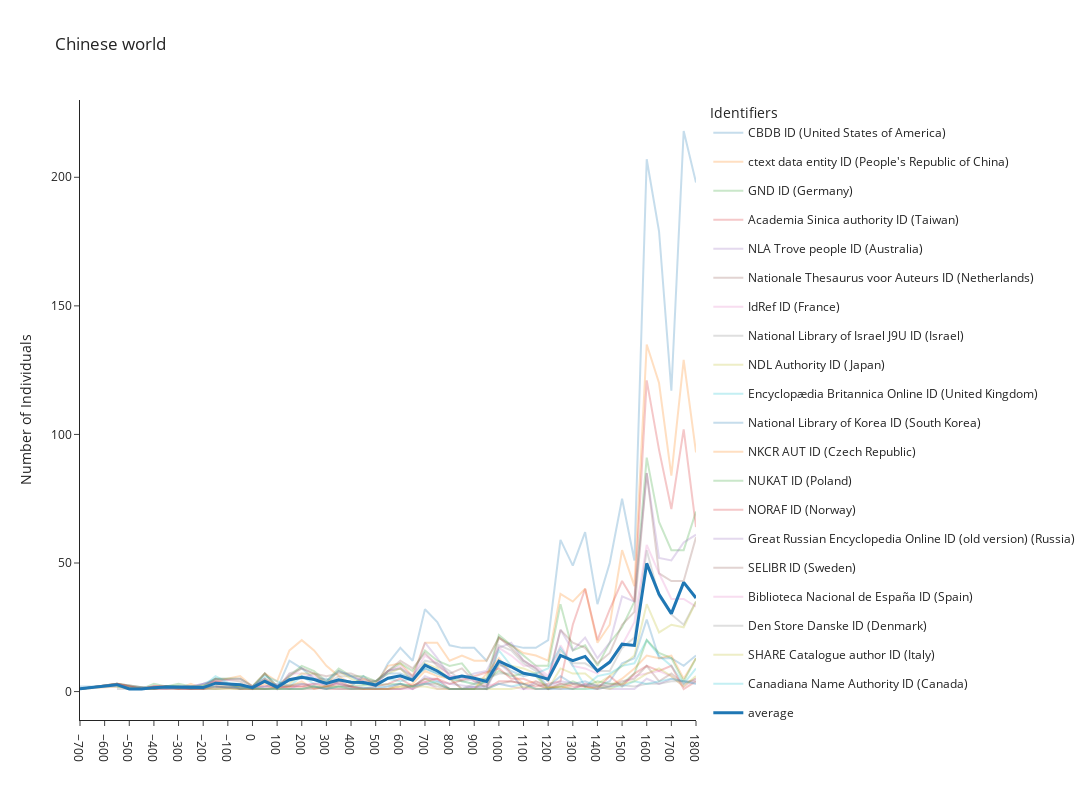

Notebook code for this chart:
### Code cell
fig, df_fig = make_figure(df_fig_fifty, region_name = 'Chinese world', min_decade = -800, max_decade = 1800, top_identifiers = 20,
                  one_id_country = True)

fig.write_image(f"figures/china_identifiers.png", scale=7)
fig.show()

### Figure 1 — Plotly figure (JSON) as saved in the notebook; plotly's stock layout.template omitted (floating-point values rounded to 4 significant figures)
{"data": [{"hovertemplate": "identifier_name=CBDB ID (United States of America)<br>decade=%{x}<br>score=%{y}<extra></extra>", "legendgroup": "CBDB ID (United States of America)", "line": {"color": "#1F77B4", "dash": "solid"}, "marker": {"symbol": "circle"}, "mode": "lines", "name": "CBDB ID (United States of America)", "opacity": 0.25, "orientation": "v", "showlegend": true, "type": "scatter", "x": [-700, -550, -250, -200, -150, -50, 0, 50, 100, 150, 200, 250, 300, 350, 400, 450, 500, 550, 600, 650, 700, 750, 800, 850, 900, 950, 1000, 1050, 1100, 1150, 1200, 1250, 1300, 1350, 1400, 1450, 1500, 1550, 1600, 1650, 1700, 1750, 1800], "xaxis": "x", "y": [2, 2, 1, 3, 5, 1, 2, 5, 1, 12, 9, 5, 5, 3, 2, 6, 2, 11, 17, 12, 32, 27, 18, 17, 17, 12, 21, 18, 17, 17, 20, 59, 49, 62, 34, 50, 75, 51, 207, 179, 117, 218, 198], "yaxis": "y"}, {"hovertemplate": "identifier_name=ctext data entity ID (People's Republic of China)<br>decade=%{x}<br>score=%{y}<extra></extra>", "legendgroup": "ctext data entity ID (People's Republic of China)", "line": {"color": "#FF7F0E", "dash": "solid"}, "marker": {"symbol": "circle"}, "mode": "lines", "name": "ctext data entity ID (People's Republic of China)", "opacity": 0.25, "orientation": "v", "showlegend": true, "type": "scatter", "x": [-700, -550, -500, -400, -350, -300, -250, -200, -150, -50, 0, 50, 100, 150, 200, 250, 300, 350, 400, 450, 500, 550, 600, 650, 700, 750, 800, 850, 900, 950, 1000, 1050, 1100, 1150, 1200, 1250, 1300, 1350, 1400, 1450, 1500, 1550, 1600, 1650, 1700, 1750, 1800], "xaxis": "x", "y": [1, 2, 1, 1, 1, 1, 3, 1, 4, 6, 2, 7, 4, 16, 20, 16, 10, 6, 3, 5, 3, 10, 11, 6, 19, 19, 12, 14, 12, 12, 21, 18, 15, 14, 12, 38, 35, 40, 19, 26, 55, 41, 135, 120, 84, 129, 93], "yaxis": "y"}, {"hovertemplate": "identifier_name=GND ID (Germany)<br>decade=%{x}<br>score=%{y}<extra></extra>", "legendgroup": "GND ID (Germany)", "line": {"color": "#2CA02C", "dash": "solid"}, "marker": {"symbol": "circle"}, "mode": "lines", "name": "GND ID (Germany)", "opacity": 0.25, "orientation": "v", "showlegend": true, "type": "scatter", "x": [-700, -550, -500, -450, -400, -350, -300, -250, -200, -150, -50, 0, 50, 100, 150, 200, 250, 300, 350, 400, 450, 500, 550, 600, 650, 700, 750, 800, 850, 900, 950, 1000, 1050, 1100, 1150, 1200, 1250, 1300, 1350, 1400, 1450, 1500, 1550, 1600, 1650, 1700, 1750, 1800], "xaxis": "x", "y": [1, 3, 1, 1, 3, 2, 3, 2, 2, 5, 5, 2, 7, 2, 6, 10, 8, 4, 9, 6, 6, 4, 8, 11, 8, 16, 12, 10, 11, 5, 5, 22, 18, 14, 10, 10, 34, 16, 18, 10, 19, 25, 35, 91, 66, 55, 55, 70], "yaxis": "y"}, {"hovertemplate": "identifier_name=Academia Sinica authority ID (Taiwan)<br>decade=%{x}<br>score=%{y}<extra></extra>", "legendgroup": "Academia Sinica authority ID (Taiwan)", "line": {"color": "#D62728", "dash": "solid"}, "marker": {"symbol": "circle"}, "mode": "lines", "name": "Academia Sinica authority ID (Taiwan)", "opacity": 0.25, "orientation": "v", "showlegend": true, "type": "scatter", "x": [-150, 150, 200, 300, 350, 450, 550, 600, 750, 800, 950, 1000, 1050, 1100, 1150, 1250, 1300, 1350, 1400, 1450, 1500, 1550, 1600, 1650, 1700, 1750, 1800], "xaxis": "x", "y": [2, 2, 2, 1, 1, 1, 1, 1, 5, 1, 1, 4, 4, 3, 2, 4, 26, 40, 20, 32, 43, 35, 121, 94, 71, 102, 64], "yaxis": "y"}, {"hovertemplate": "identifier_name=NLA Trove people ID (Australia)<br>decade=%{x}<br>score=%{y}<extra></extra>", "legendgroup": "NLA Trove people ID (Australia)", "line": {"color": "#9467BD", "dash": "solid"}, "marker": {"symbol": "circle"}, "mode": "lines", "name": "NLA Trove people ID (Australia)", "opacity": 0.25, "orientation": "v", "showlegend": true, "type": "scatter", "x": [-550, -500, -400, -350, -250, -150, -50, 0, 50, 100, 150, 200, 250, 300, 350, 400, 450, 500, 550, 600, 650, 700, 750, 800, 850, 900, 950, 1000, 1050, 1100, 1150, 1200, 1250, 1300, 1350, 1400, 1450, 1500, 1550, 1600, 1650, 1700, 1750, 1800], "xaxis": "x", "y": [3, 1, 2, 2, 2, 4, 2, 2, 5, 2, 5, 5, 7, 4, 8, 6, 4, 2, 8, 9, 5, 19, 13, 6, 5, 7, 8, 17, 19, 12, 9, 5, 24, 16, 21, 13, 19, 37, 35, 85, 52, 51, 58, 61], "yaxis": "y"}, {"hovertemplate": "identifier_name=Nationale Thesaurus voor Auteurs ID (Netherlands)<br>decade=%{x}<br>score=%{y}<extra></extra>", "legendgroup": "Nationale Thesaurus voor Auteurs ID (Netherlands)", "line": {"color": "#8C564B", "dash": "solid"}, "marker": {"symbol": "circle"}, "mode": "lines", "name": "Nationale Thesaurus voor Auteurs ID (Netherlands)", "opacity": 0.25, "orientation": "v", "showlegend": true, "type": "scatter", "x": [-700, -550, -450, -400, -350, -300, -250, -200, -150, -50, 0, 50, 100, 150, 200, 250, 300, 350, 400, 450, 500, 550, 600, 650, 700, 750, 800, 850, 900, 950, 1000, 1050, 1100, 1150, 1200, 1250, 1300, 1350, 1400, 1450, 1500, 1550, 1600, 1650, 1700, 1750, 1800], "xaxis": "x", "y": [1, 3, 1, 2, 2, 2, 2, 2, 5, 4, 1, 7, 2, 6, 9, 7, 6, 7, 7, 5, 4, 8, 12, 9, 15, 10, 7, 9, 4, 3, 21, 17, 12, 9, 4, 24, 19, 17, 11, 15, 26, 31, 85, 46, 43, 43, 60], "yaxis": "y"}, {"hovertemplate": "identifier_name=IdRef ID (France)<br>decade=%{x}<br>score=%{y}<extra></extra>", "legendgroup": "IdRef ID (France)", "line": {"color": "#E377C2", "dash": "solid"}, "marker": {"symbol": "circle"}, "mode": "lines", "name": "IdRef ID (France)", "opacity": 0.25, "orientation": "v", "showlegend": true, "type": "scatter", "x": [-700, -550, -500, -450, -400, -350, -300, -250, -200, -150, -50, 0, 50, 100, 150, 200, 250, 300, 350, 400, 450, 500, 550, 600, 650, 700, 750, 800, 850, 900, 950, 1000, 1050, 1100, 1150, 1200, 1250, 1300, 1350, 1400, 1450, 1500, 1550, 1600, 1650, 1700, 1750, 1800], "xaxis": "x", "y": [1, 3, 1, 1, 2, 2, 2, 2, 2, 4, 5, 2, 5, 1, 7, 7, 6, 3, 8, 6, 4, 3, 8, 10, 6, 14, 11, 6, 6, 4, 2, 17, 14, 10, 10, 6, 18, 10, 9, 7, 12, 18, 27, 57, 46, 36, 36, 33], "yaxis": "y"}, {"hovertemplate": "identifier_name=National Library of Israel J9U ID (Israel)<br>decade=%{x}<br>score=%{y}<extra></extra>", "legendgroup": "National Library of Israel J9U ID (Israel)", "line": {"color": "#7F7F7F", "dash": "solid"}, "marker": {"symbol": "circle"}, "mode": "lines", "name": "National Library of Israel J9U ID (Israel)", "opacity": 0.25, "orientation": "v", "showlegend": true, "type": "scatter", "x": [-700, -550, -500, -450, -400, -350, -300, -250, -200, -150, -50, 0, 50, 100, 150, 200, 250, 300, 350, 400, 450, 500, 550, 600, 650, 700, 750, 800, 850, 900, 950, 1000, 1050, 1100, 1150, 1200, 1250, 1300, 1350, 1400, 1450, 1500, 1550, 1600, 1650, 1700, 1750, 1800], "xaxis": "x", "y": [1, 3, 1, 1, 2, 2, 2, 2, 1, 5, 5, 2, 7, 1, 7, 9, 7, 3, 6, 6, 4, 4, 8, 9, 6, 12, 11, 8, 4, 5, 1, 18, 16, 11, 8, 4, 16, 11, 11, 8, 8, 17, 21, 55, 37, 30, 26, 35], "yaxis": "y"}, {"hovertemplate": "identifier_name=NDL Authority ID (Japan)<br>decade=%{x}<br>score=%{y}<extra></extra>", "legendgroup": "NDL Authority ID (Japan)", "line": {"color": "#BCBD22", "dash": "solid"}, "marker": {"symbol": "circle"}, "mode": "lines", "name": "NDL Authority ID (Japan)", "opacity": 0.25, "orientation": "v", "showlegend": true, "type": "scatter", "x": [-550, -400, -350, -300, -250, -150, -50, 0, 50, 100, 150, 200, 250, 300, 350, 400, 450, 500, 550, 600, 650, 700, 750, 800, 850, 950, 1000, 1050, 1100, 1150, 1200, 1250, 1300, 1350, 1400, 1450, 1500, 1550, 1600, 1650, 1700, 1750, 1800], "xaxis": "x", "y": [3, 1, 2, 1, 2, 3, 2, 1, 5, 2, 3, 7, 7, 3, 8, 5, 3, 4, 7, 9, 4, 11, 9, 5, 4, 2, 10, 10, 9, 7, 1, 9, 7, 7, 3, 6, 10, 14, 34, 23, 26, 25, 35], "yaxis": "y"}, {"hovertemplate": "identifier_name=Encyclopædia Britannica Online ID (United Kingdom)<br>decade=%{x}<br>score=%{y}<extra></extra>", "legendgroup": "Encyclopædia Britannica Online ID (United Kingdom)", "line": {"color": "#17BECF", "dash": "solid"}, "marker": {"symbol": "circle"}, "mode": "lines", "name": "Encyclopædia Britannica Online ID (United Kingdom)", "opacity": 0.25, "orientation": "v", "showlegend": true, "type": "scatter", "x": [-550, -500, -450, -400, -350, -300, -250, -200, -150, -50, 0, 50, 150, 200, 250, 300, 350, 400, 450, 500, 550, 600, 650, 700, 750, 800, 850, 900, 950, 1000, 1050, 1100, 1150, 1200, 1250, 1300, 1350, 1400, 1450, 1500, 1550, 1600, 1650, 1700, 1750, 1800], "xaxis": "x", "y": [3, 1, 1, 1, 2, 2, 2, 2, 6, 1, 2, 6, 2, 6, 3, 4, 8, 6, 3, 3, 5, 4, 5, 9, 7, 5, 4, 3, 4, 16, 10, 7, 7, 9, 17, 10, 2, 6, 7, 10, 11, 20, 14, 10, 3, 9], "yaxis": "y"}, {"hovertemplate": "identifier_name=National Library of Korea ID (South Korea)<br>decade=%{x}<br>score=%{y}<extra></extra>", "legendgroup": "National Library of Korea ID (South Korea)", "line": {"color": "#1F77B4", "dash": "solid"}, "marker": {"symbol": "circle"}, "mode": "lines", "name": "National Library of Korea ID (South Korea)", "opacity": 0.25, "orientation": "v", "showlegend": true, "type": "scatter", "x": [-700, -550, -400, -350, -300, -250, -200, -150, -50, 0, 50, 150, 200, 250, 300, 350, 400, 450, 500, 550, 600, 650, 700, 750, 800, 850, 900, 950, 1000, 1050, 1100, 1150, 1200, 1250, 1300, 1350, 1400, 1450, 1500, 1550, 1600, 1650, 1700, 1750, 1800], "xaxis": "x", "y": [1, 3, 1, 2, 2, 1, 1, 3, 3, 1, 2, 4, 6, 5, 2, 4, 4, 3, 4, 7, 7, 5, 9, 7, 5, 1, 2, 2, 11, 8, 6, 7, 2, 6, 3, 4, 2, 4, 11, 13, 28, 13, 13, 10, 14], "yaxis": "y"}, {"hovertemplate": "identifier_name=NKCR AUT ID (Czech Republic)<br>decade=%{x}<br>score=%{y}<extra></extra>", "legendgroup": "NKCR AUT ID (Czech Republic)", "line": {"color": "#FF7F0E", "dash": "solid"}, "marker": {"symbol": "circle"}, "mode": "lines", "name": "NKCR AUT ID (Czech Republic)", "opacity": 0.25, "orientation": "v", "showlegend": true, "type": "scatter", "x": [-700, -550, -450, -400, -350, -300, -250, -200, -150, -50, 0, 50, 100, 150, 200, 250, 300, 350, 400, 450, 500, 550, 600, 650, 700, 750, 800, 850, 900, 1000, 1050, 1100, 1150, 1200, 1250, 1300, 1350, 1400, 1450, 1500, 1550, 1600, 1650, 1700, 1750, 1800], "xaxis": "x", "y": [1, 3, 1, 2, 2, 1, 1, 1, 4, 2, 1, 3, 1, 2, 4, 1, 2, 4, 2, 1, 1, 1, 2, 3, 8, 6, 5, 1, 1, 13, 7, 3, 4, 2, 1, 3, 2, 1, 2, 5, 9, 14, 13, 14, 5, 13], "yaxis": "y"}, {"hovertemplate": "identifier_name=NUKAT ID (Poland)<br>decade=%{x}<br>score=%{y}<extra></extra>", "legendgroup": "NUKAT ID (Poland)", "line": {"color": "#2CA02C", "dash": "solid"}, "marker": {"symbol": "circle"}, "mode": "lines", "name": "NUKAT ID (Poland)", "opacity": 0.25, "orientation": "v", "showlegend": true, "type": "scatter", "x": [-550, -450, -400, -350, -300, -250, -150, -50, 50, 200, 250, 300, 350, 550, 600, 650, 700, 750, 800, 900, 1000, 1050, 1100, 1150, 1200, 1250, 1300, 1350, 1400, 1450, 1500, 1550, 1600, 1650, 1700, 1750, 1800], "xaxis": "x", "y": [3, 1, 1, 2, 2, 1, 1, 2, 1, 3, 2, 1, 2, 3, 3, 2, 5, 3, 1, 1, 8, 6, 7, 6, 1, 2, 4, 2, 4, 3, 3, 7, 20, 15, 13, 4, 13], "yaxis": "y"}, {"hovertemplate": "identifier_name=NORAF ID (Norway)<br>decade=%{x}<br>score=%{y}<extra></extra>", "legendgroup": "NORAF ID (Norway)", "line": {"color": "#D62728", "dash": "solid"}, "marker": {"symbol": "circle"}, "mode": "lines", "name": "NORAF ID (Norway)", "opacity": 0.25, "orientation": "v", "showlegend": true, "type": "scatter", "x": [-550, -450, -400, -350, -300, -250, -200, -150, -50, 50, 150, 200, 250, 300, 350, 400, 450, 550, 600, 650, 700, 750, 800, 1000, 1050, 1100, 1150, 1200, 1250, 1300, 1350, 1400, 1450, 1500, 1550, 1600, 1650, 1700, 1750, 1800], "xaxis": "x", "y": [3, 1, 2, 2, 1, 1, 1, 2, 1, 1, 2, 2, 3, 2, 3, 2, 1, 3, 5, 2, 5, 5, 3, 9, 5, 5, 3, 1, 3, 2, 2, 1, 6, 2, 7, 10, 8, 10, 1, 4], "yaxis": "y"}, {"hovertemplate": "identifier_name=Great Russian Encyclopedia Online ID (old version) (Russia)<br>decade=%{x}<br>score=%{y}<extra></extra>", "legendgroup": "Great Russian Encyclopedia Online ID (old version) (Russia)", "line": {"color": "#9467BD", "dash": "solid"}, "marker": {"symbol": "circle"}, "mode": "lines", "name": "Great Russian Encyclopedia Online ID (old version) (Russia)", "opacity": 0.25, "orientation": "v", "showlegend": true, "type": "scatter", "x": [-550, -500, -350, -300, -250, -150, -50, 0, 50, 150, 200, 250, 300, 350, 400, 500, 600, 650, 700, 750, 800, 950, 1000, 1050, 1100, 1150, 1200, 1250, 1450, 1500, 1550, 1600, 1650, 1700, 1800], "xaxis": "x", "y": [3, 1, 1, 2, 2, 4, 1, 1, 4, 1, 3, 2, 1, 4, 2, 1, 3, 1, 6, 4, 3, 1, 11, 7, 1, 4, 2, 4, 1, 1, 1, 5, 3, 5, 3], "yaxis": "y"}, {"hovertemplate": "identifier_name=SELIBR ID (Sweden)<br>decade=%{x}<br>score=%{y}<extra></extra>", "legendgroup": "SELIBR ID (Sweden)", "line": {"color": "#8C564B", "dash": "solid"}, "marker": {"symbol": "circle"}, "mode": "lines", "name": "SELIBR ID (Sweden)", "opacity": 0.25, "orientation": "v", "showlegend": true, "type": "scatter", "x": [-700, -550, -400, -350, -250, -150, 0, 50, 150, 200, 250, 300, 350, 500, 550, 600, 650, 700, 750, 800, 950, 1000, 1050, 1100, 1150, 1200, 1250, 1300, 1350, 1450, 1500, 1550, 1600, 1650, 1700, 1750, 1800], "xaxis": "x", "y": [1, 3, 1, 2, 1, 2, 1, 1, 1, 1, 1, 2, 2, 1, 1, 3, 1, 3, 3, 1, 1, 3, 4, 3, 1, 1, 2, 1, 3, 2, 4, 5, 10, 4, 7, 3, 5], "yaxis": "y"}, {"hovertemplate": "identifier_name=Biblioteca Nacional de España ID (Spain)<br>decade=%{x}<br>score=%{y}<extra></extra>", "legendgroup": "Biblioteca Nacional de España ID (Spain)", "line": {"color": "#E377C2", "dash": "solid"}, "marker": {"symbol": "circle"}, "mode": "lines", "name": "Biblioteca Nacional de España ID (Spain)", "opacity": 0.25, "orientation": "v", "showlegend": true, "type": "scatter", "x": [-550, -450, -400, -350, -300, -150, 250, 350, 400, 500, 600, 650, 700, 750, 800, 850, 1000, 1050, 1100, 1150, 1200, 1250, 1300, 1350, 1400, 1500, 1550, 1600, 1650, 1700, 1750, 1800], "xaxis": "x", "y": [3, 1, 1, 1, 1, 1, 3, 3, 1, 1, 1, 1, 4, 1, 1, 1, 3, 2, 1, 1, 1, 1, 1, 3, 1, 3, 6, 7, 8, 6, 2, 5], "yaxis": "y"}, {"hovertemplate": "identifier_name=Den Store Danske ID (Denmark)<br>decade=%{x}<br>score=%{y}<extra></extra>", "legendgroup": "Den Store Danske ID (Denmark)", "line": {"color": "#7F7F7F", "dash": "solid"}, "marker": {"symbol": "circle"}, "mode": "lines", "name": "Den Store Danske ID (Denmark)", "opacity": 0.25, "orientation": "v", "showlegend": true, "type": "scatter", "x": [-550, -350, -250, -200, -150, -50, 100, 150, 200, 250, 350, 400, 500, 550, 600, 650, 700, 750, 800, 850, 1000, 1050, 1100, 1150, 1200, 1250, 1300, 1350, 1400, 1450, 1550, 1600, 1650, 1700, 1800], "xaxis": "x", "y": [1, 1, 1, 1, 2, 1, 1, 1, 1, 2, 1, 1, 1, 1, 1, 2, 3, 2, 1, 1, 7, 7, 1, 3, 1, 3, 3, 2, 2, 3, 2, 3, 3, 4, 4], "yaxis": "y"}, {"hovertemplate": "identifier_name=SHARE Catalogue author ID (Italy)<br>decade=%{x}<br>score=%{y}<extra></extra>", "legendgroup": "SHARE Catalogue author ID (Italy)", "line": {"color": "#BCBD22", "dash": "solid"}, "marker": {"symbol": "circle"}, "mode": "lines", "name": "SHARE Catalogue author ID (Italy)", "opacity": 0.25, "orientation": "v", "showlegend": true, "type": "scatter", "x": [-550, -450, -400, -350, -300, -150, -50, 50, 200, 250, 350, 400, 550, 600, 700, 750, 800, 1000, 1050, 1100, 1150, 1250, 1300, 1350, 1400, 1450, 1500, 1550, 1600, 1650, 1700, 1750, 1800], "xaxis": "x", "y": [2, 1, 1, 2, 2, 1, 1, 1, 1, 2, 2, 1, 1, 2, 2, 1, 1, 1, 1, 2, 1, 2, 1, 1, 2, 1, 3, 4, 7, 9, 6, 2, 6], "yaxis": "y"}, {"hovertemplate": "identifier_name=Canadiana Name Authority ID (Canada)<br>decade=%{x}<br>score=%{y}<extra></extra>", "legendgroup": "Canadiana Name Authority ID (Canada)", "line": {"color": "#17BECF", "dash": "solid"}, "marker": {"symbol": "circle"}, "mode": "lines", "name": "Canadiana Name Authority ID (Canada)", "opacity": 0.25, "orientation": "v", "showlegend": true, "type": "scatter", "x": [-550, -450, -350, -150, 50, 150, 200, 250, 300, 350, 400, 550, 600, 650, 700, 750, 800, 900, 950, 1000, 1050, 1100, 1150, 1400, 1450, 1500, 1550, 1600, 1650, 1700, 1800], "xaxis": "x", "y": [2, 1, 2, 2, 1, 1, 1, 2, 1, 2, 1, 2, 3, 2, 3, 4, 1, 1, 1, 3, 2, 3, 1, 1, 2, 2, 4, 3, 4, 5, 3], "yaxis": "y"}, {"hovertemplate": "identifier_name=average<br>decade=%{x}<br>score=%{y}<extra></extra>", "legendgroup": "average", "line": {"color": "#1F77B4", "dash": "solid", "width": 3}, "marker": {"symbol": "circle"}, "mode": "lines", "name": "average", "orientation": "v", "showlegend": true, "type": "scatter", "x": [-700, -550, -500, -450, -400, -350, -300, -250, -200, -150, -50, 0, 50, 100, 150, 200, 250, 300, 350, 400, 450, 500, 550, 600, 650, 700, 750, 800, 850, 900, 950, 1000, 1050, 1100, 1150, 1200, 1250, 1300, 1350, 1400, 1450, 1500, 1550, 1600, 1650, 1700, 1750, 1800], "xaxis": "x", "y": [1.111, 2.684, 1, 1, 1.533, 1.778, 1.714, 1.625, 1.545, 3.25, 2.625, 1.538, 4, 1.7, 4.588, 5.579, 4.684, 3.176, 4.55, 3.588, 3.538, 2.533, 5.167, 6.15, 4.444, 10.26, 8, 5, 6, 5.167, 3.929, 11.8, 9.65, 7.1, 6.2, 4.824, 14.05, 12.06, 13.67, 8.056, 11.47, 18.42, 17.95, 49.85, 37.85, 30.3, 42.47, 36.4], "yaxis": "y"}], "layout": {"height": 800, "legend": {"title": {"text": "Identifiers"}}, "title": {"text": "Chinese world"}, "width": 1300, "xaxis": {"dtick": 100, "title": {"text": ""}}, "yaxis": {"title": {"text": "Number of Individuals"}}}}
